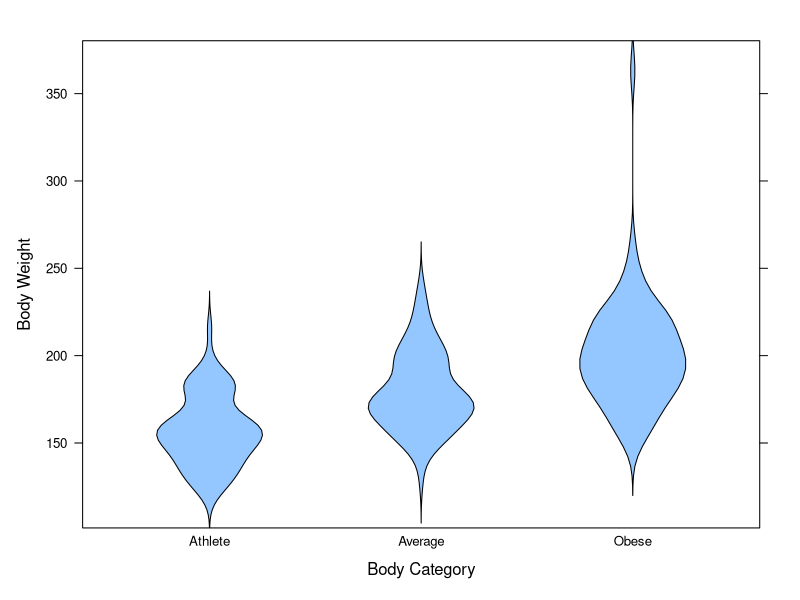
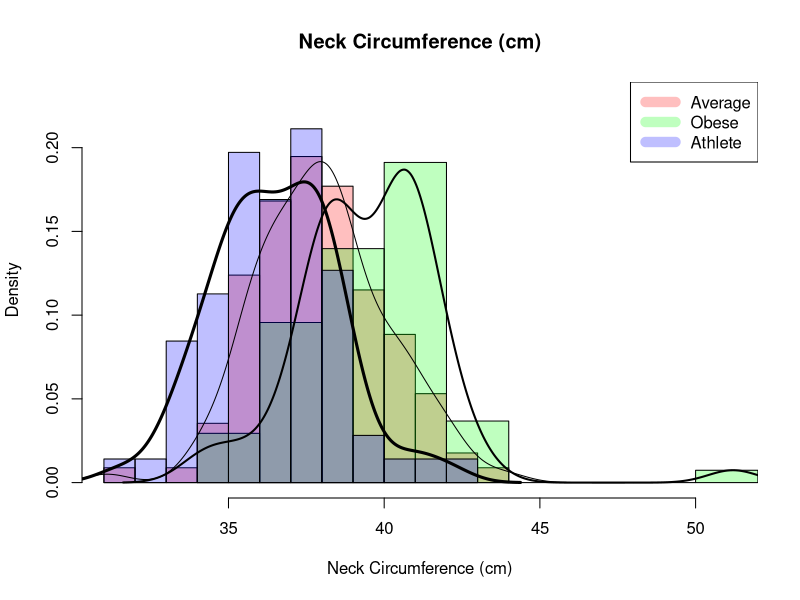
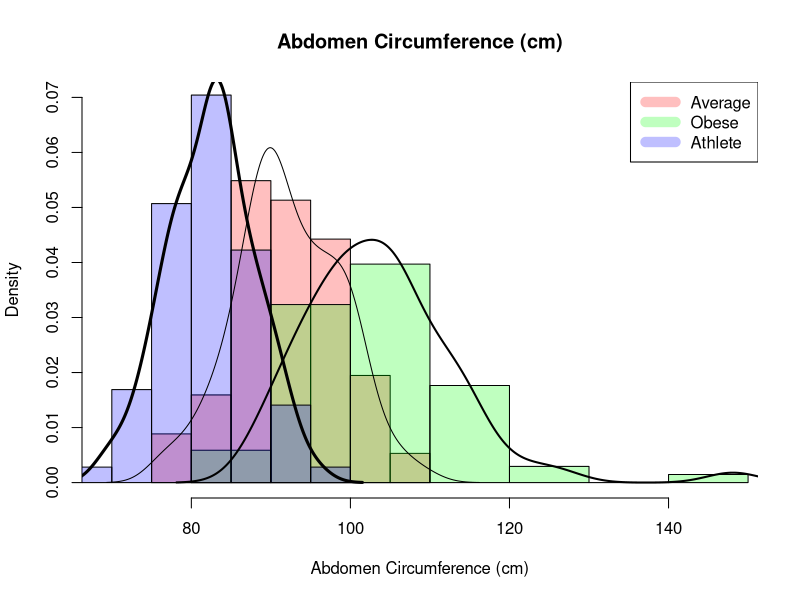

Source code (R) for these figures, in order:
# Installing necessary packages
if (!require(rstudioapi) | !require(lattice) | !require(multcomp)) {
  install.packages("rstudioapi")
  install.packages("lattice")
  install.packages("multcomp")
  
  library(rstudioapi)
  library(lattice)
  library(multcomp)
}

# Setting working directory
setwd(dirname(getSourceEditorContext()$path))
setwd('..')

# Obtaining data
if (!exists('dataset'))
{
  dataset <- read.csv('Data/bodyfat.csv')
}

# Categorizing bodies based on body fat
bodycat <- c()
bodycat[dataset$bodyfat < 14.00] <- 'Athlete'
bodycat[dataset$bodyfat >= 14.00 & dataset$bodyfat <= 25.00] <- 'Average'
bodycat[dataset$bodyfat > 24] <- 'Obese'
dataset <- cbind(dataset, bodycat)
dataset$bodycat <- factor(dataset$bodycat, levels = c('Athlete', 'Average', 'Obese'))
rm(bodycat)

# Categorizing bodies based on height
summary(dataset$height)
htcat <- c()
htcat[dataset$height < 68.25] <- 'short'
htcat[dataset$height >= 68.25 & dataset$height < 70.00] <- 'below average'
htcat[dataset$height >= 70.00 & dataset$height < 72.25] <- 'above average'
htcat[dataset$height >= 72.25] <- 'tall'
dataset <- cbind(dataset, htcat)
dataset$htcat <- factor(dataset$htcat, levels = c('short', 'below average', 'above average', 'tall'))
rm(htcat)

# Violin plot
bwplot(dataset$weight~dataset$bodycat, xlab = 'Body Category', ylab = 'Body Weight', panel = panel.violin)

# Stem and lead plot
stem(dataset$weight, scale = 1.0)

# Overlapping histograms + density plots for neck separated by body type
hist(dataset$neck[dataset$bodycat == 'Average'], breaks = 10, freq = FALSE, main = 'Neck Circumference (cm)' , xlab = 'Neck Circumference (cm)', col = rgb(1.00, 0.00, 0.00, 0.25), xlim = c(31.10, 51.20), ylim = c(0.00, 0.23))
hist(dataset$neck[dataset$bodycat == 'Obese'], freq = FALSE, col = rgb(0.00, 1.00, 0.00, 0.25), add = TRUE)
hist(dataset$neck[dataset$bodycat == 'Athlete'], freq = FALSE, col = rgb(0.00, 0.00, 1.00, 0.25), add = TRUE)
lines(density(dataset$neck[dataset$bodycat == 'Average']), lwd = 1.0)
lines(density(dataset$neck[dataset$bodycat == 'Obese']), lwd = 2.0)
lines(density(dataset$neck[dataset$bodycat == 'Athlete']), lwd = 3.0)
legend('topright', c('Average', 'Obese', 'Athlete'), col = c(rgb(1.00, 0.00, 0.00, 0.25), rgb(0.00, 1.00, 0.00, 0.25), rgb(0.00, 0.00, 1.00, 0.25)), lwd = 10)

# Overlapping histograms + density plots for abdomen separated by height
hist(dataset$abdomen[dataset$bodycat == 'Average'], freq = FALSE, main = 'Abdomen Circumference (cm)' , xlab = 'Abdomen Circumference (cm)', col = rgb(1.00, 0.00, 0.00, 0.25), xlim = c(69.40, 148.1), ylim = c(0.00, 0.07))
hist(dataset$abdomen[dataset$bodycat == 'Obese'], freq = FALSE, col = rgb(0.00, 1.00, 0.00, 0.25), add = TRUE)
hist(dataset$abdomen[dataset$bodycat == 'Athlete'], freq = FALSE, col = rgb(0.00, 0.00, 1.00, 0.25), add = TRUE)
lines(density(dataset$abdomen[dataset$bodycat == 'Average']), lwd = 1)
lines(density(dataset$abdomen[dataset$bodycat == 'Obese']), lwd = 2.0)
lines(density(dataset$abdomen[dataset$bodycat == 'Athlete']), lwd = 3.0)
legend('topright', c('Average', 'Obese', 'Athlete'), col = c(rgb(1.00, 0.00, 0.00, 0.25), rgb(0.00, 1.00, 0.00, 0.25), rgb(0.00, 0.00, 1.00, 0.25)), lwd = 10)
